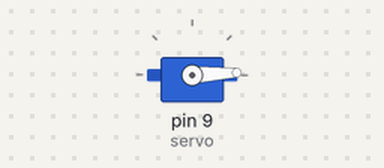
Bench run of a sketch on a simulated Arduino Uno, built with avr-gcc and run on an emulated ATmega328P. Shown: servo.

Above: at 0.05 s.
At 1.3 s:
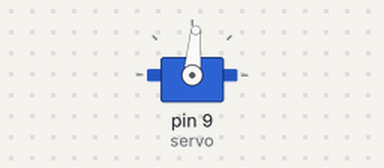
At 2.6 s:
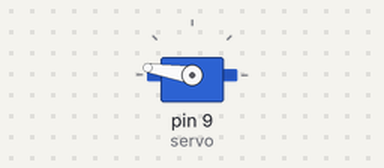
At 5.2 s:
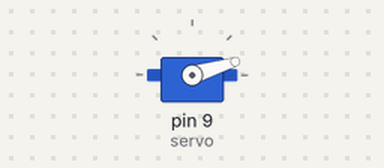
Timing chart, 0 to 7.1 s (numbered marks = the images above):
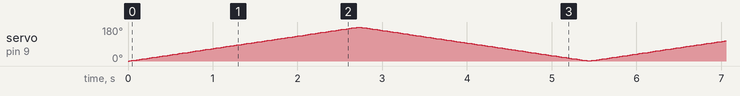

The sketch:

TestServo.ino
```cpp
#include <Servo.h>

Servo servo;
int pos = 0;

void setup()
{
 servo.attach(9);
 servo.write(0);
}

void loop()
{
 for(pos = 0; pos<180; pos++){
 servo.write(pos);
 delay(15);
 }
 for(pos = 180; pos>0; pos--){
 servo.write(pos);
 delay(15);
 }
}
```
